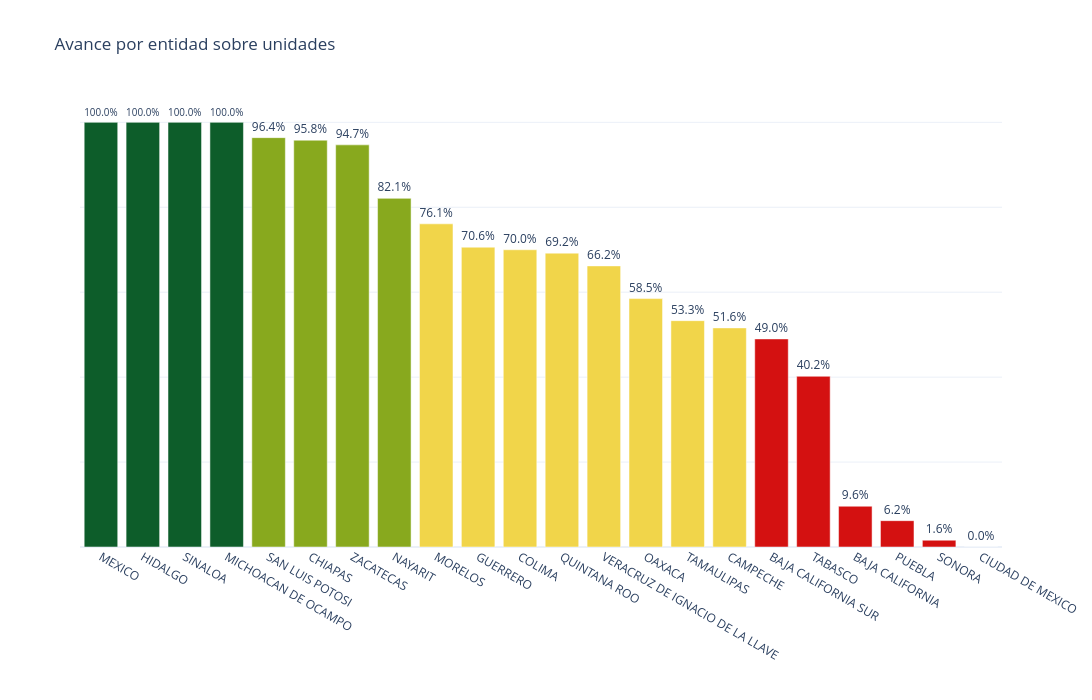

Write notebook code for a chart like this one.
### Markdown cell above
## graficas

### Code cell
import plotly.express as px

# Tabla base para la grafica
tabla = tabla_avance.sort_values("porcentaje", ascending=False).copy()

# Lista de CLUES faltantes por entidad para hover
faltantes_hover = (
    faltantes_por_estados
    .groupby("entidad")["clues_imb"]
    .apply(lambda s: "<br>".join(sorted(s.astype(str).unique())))
    .reset_index(name="clues_faltantes_hover")
)

tabla = tabla.merge(faltantes_hover, on="entidad", how="left")
tabla["clues_faltantes_hover"] = tabla["clues_faltantes_hover"].fillna("Sin CLUES faltantes")

# Semaforo de colores
tabla["color"] = tabla["porcentaje"].apply(
    lambda p:
        "#0D5D2A" if p == 100 else
        "#88A91E" if p >= 80 else
        "#F1D54A" if p >= 50 else
        "#D41111"
)

fig = px.bar(
    tabla,
    x="entidad",
    y="porcentaje",
    text="porcentaje",
    title="Avance por entidad sobre unidades",
    custom_data=["clues_faltantes_hover"]
)

fig.update_traces(
    marker_color=tabla["color"],
    texttemplate="%{text:.1f}%",
    textposition="outside",
    hovertemplate="<b>%{x}</b><br>CLUES faltantes:<br>%{customdata[0]}<extra></extra>"
)

fig.update_yaxes(showticklabels=False)

fig.update_layout(
    xaxis_title="",
    yaxis_title="",
    template="plotly_white",
    width=1200,
    height=700
)

### Figure 1 — Plotly figure (JSON) as saved in the notebook; plotly's stock layout.template omitted (floating-point values rounded to 4 significant figures)
{"data": [{"customdata": [["Sin CLUES faltantes"], ["Sin CLUES faltantes"], ["Sin CLUES faltantes"], ["Sin CLUES faltantes"], ["SPIMB001944"], ["CSIMB000076"], ["ZSIMB001624"], ["NTIMB000435<br>NTIMB000440<br>NTIMB001251<br>NTIMB001263<br>NTIMB001321<br>NTIMB001350<br>NTIMB001362<br>NTIMB001391<br>NTIMB001420<br>NTIMB001782"], ["MSIMB000304<br>MSIMB000333<br>MSIMB000403<br>MSIMB000415<br>MSIMB000420<br>MSIMB000456<br>MSIMB000461<br>MSIMB000502<br>MSIMB000531<br>MSIMB001226<br>MSIMB002276"], ["GRIMB000041<br>GRIMB000065<br>GRIMB000070<br>GRIMB000164<br>GRIMB000193<br>GRIMB000234<br>GRIMB000251<br>GRIMB000263<br>GRIMB000280<br>GRIMB000374<br>GRIMB000386<br>GRIMB000473<br>GRIMB000642<br>GRIMB000666<br>GRIMB000671<br>GRIMB000683<br>GRIMB000695<br>GRIMB000700<br>GRIMB000712<br>GRIMB000724<br>GRIMB000736<br>GRIMB000741<br>GRIMB000753<br>GRIMB000765<br>GRIMB000770<br>GRIMB000782<br>GRIMB000794<br>GRIMB000806<br>GRIMB000840<br>GRIMB000881<br>GRIMB000893<br>GRIMB001214<br>GRIMB001330<br>GRIMB001366<br>GRIMB001412<br>GRIMB001424<br>GRIMB001506<br>GRIMB001511<br>GRIMB001523<br>GRIMB001535<br>GRIMB001540<br>GRIMB001552<br>GRIMB001564<br>GRIMB001634<br>GRIMB001646<br>GRIMB001651<br>GRIMB001856<br>GRIMB001861<br>GRIMB001873<br>GRIMB001926<br>GRIMB001931<br>GRIMB001996<br>GRIMB002182<br>GRIMB002194<br>GRIMB002206<br>GRIMB002211<br>GRIMB002281<br>GRIMB002293<br>GRIMB002305<br>GRIMB002310<br>GRIMB002322<br>GRIMB002334<br>GRIMB002346<br>GRIMB002351<br>GRIMB002363<br>GRIMB002375<br>GRIMB002380<br>GRIMB002392<br>GRIMB002404<br>GRIMB002416<br>GRIMB002421<br>GRIMB002445<br>GRIMB002450<br>GRIMB002462<br>GRIMB002491<br>GRIMB002561<br>GRIMB002573<br>GRIMB002585<br>GRIMB002590<br>GRIMB002602<br>GRIMB002614<br>GRIMB002631<br>GRIMB002643<br>GRIMB002713<br>GRIMB002976<br>GRIMB002981<br>GRIMB002993<br>GRIMB003220<br>GRIMB003244<br>GRIMB003256<br>GRIMB003261<br>GRIMB003326<br>GRIMB003360<br>GRIMB003384<br>GRIMB003466<br>GRIMB003495<br>GRIMB003734<br>GRIMB003990<br>GRIMB004113<br>GRIMB004620<br>GRIMB004632<br>GRIMB004801<br>GRIMB004953<br>GRIMB005571<br>GRIMB005583<br>GRIMB005595<br>GRIMB005600<br>GRIMB005612<br>GRIMB005624<br>GRIMB005636<br>GRIMB006172<br>GRIMB006394<br>GRIMB006411<br>GRIMB006423<br>GRIMB006505<br>GRIMB006510<br>GRIMB006522<br>GRIMB006534<br>GRIMB006546<br>GRIMB006563<br>GRIMB006575<br>GRIMB006621<br>GRIMB006645<br>GRIMB006703<br>GRIMB006773<br>GRIMB007036<br>GRIMB007053<br>GRIMB007111<br>GRIMB007123<br>GRIMB007135<br>GRIMB007700<br>GRIMB007794<br>GRIMB007806<br>GRIMB007811<br>GRIMB007823<br>GRIMB007835<br>GRIMB007975<br>GRIMB008156<br>GRIMB008173<br>GRIMB008190<br>GRIMB008214<br>GRIMB008226<br>GRIMB008313<br>GRIMB008325<br>GRIMB008383<br>GRIMB008400<br>GRIMB008412<br>GRIMB008424<br>GRIMB008494<br>GRIMB008511<br>GRIMB008605<br>GRIMB008646<br>GRIMB008651<br>GRIMB008680<br>GRIMB008704<br>GRIMB008861<br>GRIMB008914<br>GRIMB008955<br>GRIMB009025<br>GRIMB009165<br>GRIMB009170<br>GRIMB009235<br>GRIMB009293<br>GRIMB009305<br>GRIMB009375<br>GRIMB009404<br>GRIMB009416<br>GRIMB009655<br>GRIMB009660<br>GRIMB009725<br>GRIMB010413<br>GRIMB010454<br>GRIMB010483<br>GRIMB010565"], ["CMIMB000482<br>CMIMB000494<br>CMIMB000506<br>CMIMB000511<br>CMIMB000523<br>CMIMB000564<br>CMIMB000622<br>CMIMB000634<br>CMIMB000704<br>CMIMB000791<br>CMIMB000803<br>CMIMB000815<br>CMIMB000820<br>CMIMB000955<br>CMIMB000984<br>CMIMB001013<br>CMIMB001030<br>CMIMB001305"], ["QRIMB000042<br>QRIMB000095<br>QRIMB000100<br>QRIMB000165<br>QRIMB000223<br>QRIMB000264<br>QRIMB000281<br>QRIMB000310<br>QRIMB000334<br>QRIMB000404<br>QRIMB000486<br>QRIMB000532<br>QRIMB000590<br>QRIMB000614<br>QRIMB000643<br>QRIMB000672<br>QRIMB000696<br>QRIMB000725<br>QRIMB000742<br>QRIMB000754<br>QRIMB000824<br>QRIMB000836<br>QRIMB000841<br>QRIMB000911<br>QRIMB000935<br>QRIMB000940<br>QRIMB000952<br>QRIMB001005<br>QRIMB001010<br>QRIMB001121<br>QRIMB001162<br>QRIMB001186<br>QRIMB001244<br>QRIMB001273<br>QRIMB001302<br>QRIMB001553<br>QRIMB001594<br>QRIMB001681<br>QRIMB001746<br>QRIMB001751<br>QRIMB001763"], ["VZIMB000633<br>VZIMB000843<br>VZIMB000855<br>VZIMB000860<br>VZIMB000872<br>VZIMB001140<br>VZIMB001770<br>VZIMB002371<br>VZIMB002383<br>VZIMB003375<br>VZIMB003392<br>VZIMB003404<br>VZIMB003445<br>VZIMB003450<br>VZIMB003783<br>VZIMB004273<br>VZIMB005550<br>VZIMB005586<br>VZIMB005591<br>VZIMB005615<br>VZIMB006426<br>VZIMB006431<br>VZIMB007020<br>VZIMB007032<br>VZIMB007633<br>VZIMB008543"], ["OCIMB000024<br>OCIMB000922<br>OCIMB000934<br>OCIMB001395<br>OCIMB001412<br>OCIMB001540<br>OCIMB001552<br>OCIMB001576<br>OCIMB001605<br>OCIMB001955<br>OCIMB002416<br>OCIMB002742<br>OCIMB003582<br>OCIMB004241<br>OCIMB005286<br>OCIMB005484<br>OCIMB006184<br>OCIMB006592<br>OCIMB006621<br>OCIMB008750<br>OCIMB009590<br>OCIMB009614"], ["TSIMB000222<br>TSIMB000321<br>TSIMB000391<br>TSIMB000485<br>TSIMB000613<br>TSIMB000753<br>TSIMB000765<br>TSIMB000770<br>TSIMB000782<br>TSIMB000794<br>TSIMB000806<br>TSIMB000811<br>TSIMB000823<br>TSIMB001074<br>TSIMB001120<br>TSIMB001156<br>TSIMB001173<br>TSIMB001185<br>TSIMB001190<br>TSIMB001272<br>TSIMB001296<br>TSIMB001301<br>TSIMB001313<br>TSIMB001325<br>TSIMB001330<br>TSIMB001342<br>TSIMB001354<br>TSIMB001366<br>TSIMB001441<br>TSIMB001453<br>TSIMB001716<br>TSIMB001762<br>TSIMB001774<br>TSIMB001791<br>TSIMB001803<br>TSIMB001815<br>TSIMB001960<br>TSIMB001984<br>TSIMB002001<br>TSIMB002013<br>TSIMB002042<br>TSIMB002054<br>TSIMB002124<br>TSIMB002153<br>TSIMB002165<br>TSIMB002235<br>TSIMB002281<br>TSIMB002346<br>TSIMB002375<br>TSIMB002380<br>TSIMB002392<br>TSIMB002503<br>TSIMB002515<br>TSIMB002556<br>TSIMB002993<br>TSIMB003022<br>TSIMB003034<br>TSIMB003116<br>TSIMB003121<br>TSIMB003133<br>TSIMB003162<br>TSIMB003174<br>TSIMB003186<br>TSIMB003191<br>TSIMB003203<br>TSIMB003215<br>TSIMB003220<br>TSIMB003273<br>TSIMB003471<br>TSIMB003565"], ["CCIMB000085<br>CCIMB000090<br>CCIMB000114<br>CCIMB000126<br>CCIMB000464<br>CCIMB000476<br>CCIMB000481<br>CCIMB000493<br>CCIMB000592<br>CCIMB000645<br>CCIMB000650<br>CCIMB000790<br>CCIMB000814<br>CCIMB000826<br>CCIMB000872"], ["BSIMB000083<br>BSIMB000095<br>BSIMB000112<br>BSIMB000182<br>BSIMB000211<br>BSIMB000264<br>BSIMB000281<br>BSIMB000293<br>BSIMB000305<br>BSIMB000322<br>BSIMB000363<br>BSIMB000375<br>BSIMB000380<br>BSIMB000392<br>BSIMB000404<br>BSIMB000416<br>BSIMB000421<br>BSIMB000433<br>BSIMB000474<br>BSIMB000486<br>BSIMB000491<br>BSIMB000684<br>BSIMB000696<br>BSIMB000701<br>BSIMB000730<br>BSIMB000800"], ["TCIMB000091<br>TCIMB000535<br>TCIMB000540<br>TCIMB000552<br>TCIMB000564<br>TCIMB000576<br>TCIMB000593<br>TCIMB000610<br>TCIMB000622<br>TCIMB000634<br>TCIMB000646<br>TCIMB000651<br>TCIMB000663<br>TCIMB000680<br>TCIMB000692<br>TCIMB000704<br>TCIMB000721<br>TCIMB000733<br>TCIMB000745<br>TCIMB000750<br>TCIMB000820<br>TCIMB000832<br>TCIMB000844<br>TCIMB000856<br>TCIMB000861<br>TCIMB000873<br>TCIMB000885<br>TCIMB000890<br>TCIMB000926<br>TCIMB000943<br>TCIMB000960<br>TCIMB001001<br>TCIMB001013<br>TCIMB001030<br>TCIMB001042<br>TCIMB001054<br>TCIMB001100<br>TCIMB001124<br>TCIMB001165<br>TCIMB001170<br>TCIMB001182<br>TCIMB001206<br>TCIMB001223<br>TCIMB001235<br>TCIMB001264<br>TCIMB003381<br>TCIMB003784<br>TCIMB003796<br>TCIMB003900<br>TCIMB003912<br>TCIMB003924<br>TCIMB003936<br>TCIMB004134<br>TCIMB004286<br>TCIMB004315<br>TCIMB004385<br>TCIMB004402<br>TCIMB004414<br>TCIMB004426<br>TCIMB004455<br>TCIMB004460<br>TCIMB004496<br>TCIMB004501<br>TCIMB004525<br>TCIMB004542<br>TCIMB004554<br>TCIMB004566<br>TCIMB004571<br>TCIMB004595<br>TCIMB004600<br>TCIMB004665<br>TCIMB004706<br>TCIMB004740<br>TCIMB004991<br>TCIMB005126<br>TCIMB005336<br>TCIMB005370<br>TCIMB005411<br>TCIMB005510"], ["BCIMB000051<br>BCIMB000063<br>BCIMB000075<br>BCIMB000104<br>BCIMB000116<br>BCIMB000121<br>BCIMB000133<br>BCIMB000162<br>BCIMB000186<br>BCIMB000191<br>BCIMB000285<br>BCIMB000372<br>BCIMB000384<br>BCIMB000396<br>BCIMB000401<br>BCIMB000413<br>BCIMB000425<br>BCIMB000430<br>BCIMB000442<br>BCIMB000454<br>BCIMB000471<br>BCIMB000483<br>BCIMB000495<br>BCIMB000594<br>BCIMB000606<br>BCIMB000635<br>BCIMB000640<br>BCIMB000693<br>BCIMB000845<br>BCIMB000850<br>BCIMB000862<br>BCIMB000874<br>BCIMB000886<br>BCIMB000891<br>BCIMB000903<br>BCIMB000915<br>BCIMB000920<br>BCIMB000932<br>BCIMB000944<br>BCIMB000956<br>BCIMB000961<br>BCIMB000973<br>BCIMB000985<br>BCIMB001002<br>BCIMB001014<br>BCIMB001026<br>BCIMB001031<br>BCIMB001043<br>BCIMB001055<br>BCIMB001060<br>BCIMB001072<br>BCIMB001096<br>BCIMB001101<br>BCIMB001270<br>BCIMB001410<br>BCIMB001446<br>BCIMB001451<br>BCIMB001475<br>BCIMB001504<br>BCIMB001516<br>BCIMB001521<br>BCIMB001620<br>BCIMB001661<br>BCIMB001731<br>BCIMB001755<br>BCIMB001760"], ["PLIMB000281<br>PLIMB001821<br>PLIMB001833<br>PLIMB001845<br>PLIMB001862<br>PLIMB001886<br>PLIMB001891<br>PLIMB001903<br>PLIMB003810<br>PLIMB005280<br>PLIMB005543<br>PLIMB005560<br>PLIMB005864<br>PLIMB005975<br>PLIMB006902"], ["SRIMB000045<br>SRIMB000062<br>SRIMB000086<br>SRIMB000103<br>SRIMB000115<br>SRIMB000120<br>SRIMB000132<br>SRIMB000161<br>SRIMB000173<br>SRIMB000185<br>SRIMB000190<br>SRIMB000226<br>SRIMB000243<br>SRIMB000255<br>SRIMB000260<br>SRIMB000284<br>SRIMB000301<br>SRIMB000313<br>SRIMB000325<br>SRIMB000400<br>SRIMB000412<br>SRIMB000441<br>SRIMB000465<br>SRIMB000470<br>SRIMB000482<br>SRIMB000494<br>SRIMB000506<br>SRIMB000564<br>SRIMB000593<br>SRIMB000605<br>SRIMB000610<br>SRIMB000622<br>SRIMB000651<br>SRIMB000663<br>SRIMB000820<br>SRIMB000832<br>SRIMB000861<br>SRIMB000890<br>SRIMB000943<br>SRIMB000955<br>SRIMB000960<br>SRIMB000972<br>SRIMB000984<br>SRIMB000996<br>SRIMB001001<br>SRIMB001013<br>SRIMB001025<br>SRIMB001030<br>SRIMB001042<br>SRIMB001066<br>SRIMB001071<br>SRIMB001083<br>SRIMB001100<br>SRIMB001112<br>SRIMB001124<br>SRIMB001136<br>SRIMB001141<br>SRIMB001334<br>SRIMB001346<br>SRIMB001375<br>SRIMB001380<br>SRIMB001392<br>SRIMB001416<br>SRIMB001421<br>SRIMB001433<br>SRIMB001445<br>SRIMB001474<br>SRIMB001515<br>SRIMB001520<br>SRIMB001573<br>SRIMB001585<br>SRIMB001590<br>SRIMB001631<br>SRIMB001643<br>SRIMB001655<br>SRIMB001672<br>SRIMB001684<br>SRIMB001696<br>SRIMB001701<br>SRIMB001725<br>SRIMB001754<br>SRIMB001771<br>SRIMB001795<br>SRIMB001800<br>SRIMB001812<br>SRIMB001841<br>SRIMB001853<br>SRIMB001865<br>SRIMB001870<br>SRIMB001894<br>SRIMB001906<br>SRIMB001911<br>SRIMB001923<br>SRIMB001935<br>SRIMB001952<br>SRIMB001976<br>SRIMB001981<br>SRIMB001993<br>SRIMB002005<br>SRIMB002010<br>SRIMB002022<br>SRIMB002034<br>SRIMB002046<br>SRIMB002051<br>SRIMB002133<br>SRIMB002145<br>SRIMB002150<br>SRIMB002162<br>SRIMB002232<br>SRIMB002331<br>SRIMB002343<br>SRIMB002384<br>SRIMB002396<br>SRIMB002401<br>SRIMB002413<br>SRIMB002430<br>SRIMB002565<br>SRIMB002570<br>SRIMB002763<br>SRIMB002780<br>SRIMB002804"], ["DFIMB000055<br>DFIMB000060<br>DFIMB000072<br>DFIMB000084<br>DFIMB000096<br>DFIMB000101<br>DFIMB000113<br>DFIMB000125<br>DFIMB000130<br>DFIMB000154<br>DFIMB000166<br>DFIMB000171<br>DFIMB000195<br>DFIMB000200<br>DFIMB000212<br>DFIMB000224<br>DFIMB000236<br>DFIMB000241<br>DFIMB000253<br>DFIMB000265<br>DFIMB000270<br>DFIMB000282<br>DFIMB000294<br>DFIMB000306<br>DFIMB000311<br>DFIMB000323<br>DFIMB000335<br>DFIMB000340<br>DFIMB000364<br>DFIMB000376<br>DFIMB000381<br>DFIMB000393<br>DFIMB000405<br>DFIMB000463<br>DFIMB000475<br>DFIMB000480<br>DFIMB000492<br>DFIMB000504<br>DFIMB000516<br>DFIMB000521<br>DFIMB000533<br>DFIMB000545<br>DFIMB000550<br>DFIMB000562<br>DFIMB000574<br>DFIMB000586<br>DFIMB000591<br>DFIMB000603<br>DFIMB000615<br>DFIMB000620<br>DFIMB000632<br>DFIMB000644<br>DFIMB000656<br>DFIMB000661<br>DFIMB000673<br>DFIMB000685<br>DFIMB000690<br>DFIMB000702<br>DFIMB000714<br>DFIMB000726<br>DFIMB000731<br>DFIMB000743<br>DFIMB000755<br>DFIMB000772<br>DFIMB000784<br>DFIMB000796<br>DFIMB000801<br>DFIMB000813<br>DFIMB000854<br>DFIMB000871<br>DFIMB000883<br>DFIMB000895<br>DFIMB000900<br>DFIMB000912<br>DFIMB000924<br>DFIMB000936<br>DFIMB000941<br>DFIMB000953<br>DFIMB000965<br>DFIMB000970<br>DFIMB000982<br>DFIMB000994<br>DFIMB001006<br>DFIMB001011<br>DFIMB001023<br>DFIMB001035<br>DFIMB001040<br>DFIMB001052<br>DFIMB001076<br>DFIMB001081<br>DFIMB001093<br>DFIMB001105<br>DFIMB001122<br>DFIMB001134<br>DFIMB001146<br>DFIMB001262<br>DFIMB001274<br>DFIMB001286<br>DFIMB001291<br>DFIMB001303<br>DFIMB001320<br>DFIMB001332<br>DFIMB001344<br>DFIMB001356<br>DFIMB001361<br>DFIMB001373<br>DFIMB001390<br>DFIMB001402<br>DFIMB001426<br>DFIMB001443<br>DFIMB001455<br>DFIMB001472<br>DFIMB001484<br>DFIMB001496<br>DFIMB001501<br>DFIMB001513<br>DFIMB001525<br>DFIMB001530<br>DFIMB001542<br>DFIMB001554<br>DFIMB001566<br>DFIMB001571<br>DFIMB001583<br>DFIMB001595<br>DFIMB001600<br>DFIMB001612<br>DFIMB001624<br>DFIMB001636<br>DFIMB001641<br>DFIMB001653<br>DFIMB001665<br>DFIMB001670<br>DFIMB001682<br>DFIMB001723<br>DFIMB001735<br>DFIMB001740<br>DFIMB001752<br>DFIMB001764<br>DFIMB001776<br>DFIMB001781<br>DFIMB001793<br>DFIMB001805<br>DFIMB001810<br>DFIMB001846<br>DFIMB001851<br>DFIMB001945<br>DFIMB001950<br>DFIMB001974<br>DFIMB001986<br>DFIMB001991<br>DFIMB002032<br>DFIMB002044<br>DFIMB002056<br>DFIMB002061<br>DFIMB002073<br>DFIMB002126<br>DFIMB002131<br>DFIMB002143<br>DFIMB002155<br>DFIMB002160<br>DFIMB002172<br>DFIMB002184<br>DFIMB002196<br>DFIMB002201<br>DFIMB002213<br>DFIMB002225<br>DFIMB002230<br>DFIMB002242<br>DFIMB002254<br>DFIMB002295<br>DFIMB002312<br>DFIMB002394<br>DFIMB002406<br>DFIMB002423<br>DFIMB002452<br>DFIMB002464<br>DFIMB002476<br>DFIMB002481<br>DFIMB002493<br>DFIMB002505<br>DFIMB002510<br>DFIMB002522<br>DFIMB002534<br>DFIMB002580<br>DFIMB003111<br>DFIMB003123<br>DFIMB003140<br>DFIMB003164<br>DFIMB003176<br>DFIMB003181<br>DFIMB003193<br>DFIMB003205"]], "hovertemplate": "<b>%{x}</b><br>CLUES faltantes:<br>%{customdata[0]}<extra></extra>", "legendgroup": "", "marker": {"color": ["#0D5D2A", "#0D5D2A", "#0D5D2A", "#0D5D2A", "#88A91E", "#88A91E", "#88A91E", "#88A91E", "#F1D54A", "#F1D54A", "#F1D54A", "#F1D54A", "#F1D54A", "#F1D54A", "#F1D54A", "#F1D54A", "#D41111", "#D41111", "#D41111", "#D41111", "#D41111", "#D41111"], "pattern": {"shape": ""}}, "name": "", "orientation": "v", "showlegend": false, "text": [100.0, 100.0, 100.0, 100.0, 96.4, 95.8, 94.7, 82.1, 76.1, 70.6, 70.0, 69.2, 66.2, 58.5, 53.3, 51.6, 49.0, 40.2, 9.6, 6.2, 1.6, 0.0], "textposition": "outside", "texttemplate": "%{text:.1f}%", "type": "bar", "x": ["MEXICO", "HIDALGO", "SINALOA", "MICHOACAN DE OCAMPO", "SAN LUIS POTOSI", "CHIAPAS", "ZACATECAS", "NAYARIT", "MORELOS", "GUERRERO", "COLIMA", "QUINTANA ROO", "VERACRUZ DE IGNACIO DE LA LLAVE", "OAXACA", "TAMAULIPAS", "CAMPECHE", "BAJA CALIFORNIA SUR", "TABASCO", "BAJA CALIFORNIA", "PUEBLA", "SONORA", "CIUDAD DE MEXICO"], "xaxis": "x", "y": [100.0, 100.0, 100.0, 100.0, 96.4, 95.8, 94.7, 82.1, 76.1, 70.6, 70.0, 69.2, 66.2, 58.5, 53.3, 51.6, 49.0, 40.2, 9.6, 6.2, 1.6, 0.0], "yaxis": "y"}], "layout": {"barmode": "relative", "height": 700, "legend": {"tracegroupgap": 0}, "title": {"text": "Avance por entidad sobre unidades"}, "width": 1200, "xaxis": {"anchor": "y", "domain": [0, 1], "title": {"text": ""}}, "yaxis": {"anchor": "x", "domain": [0, 1], "showticklabels": false, "title": {"text": ""}}}}
